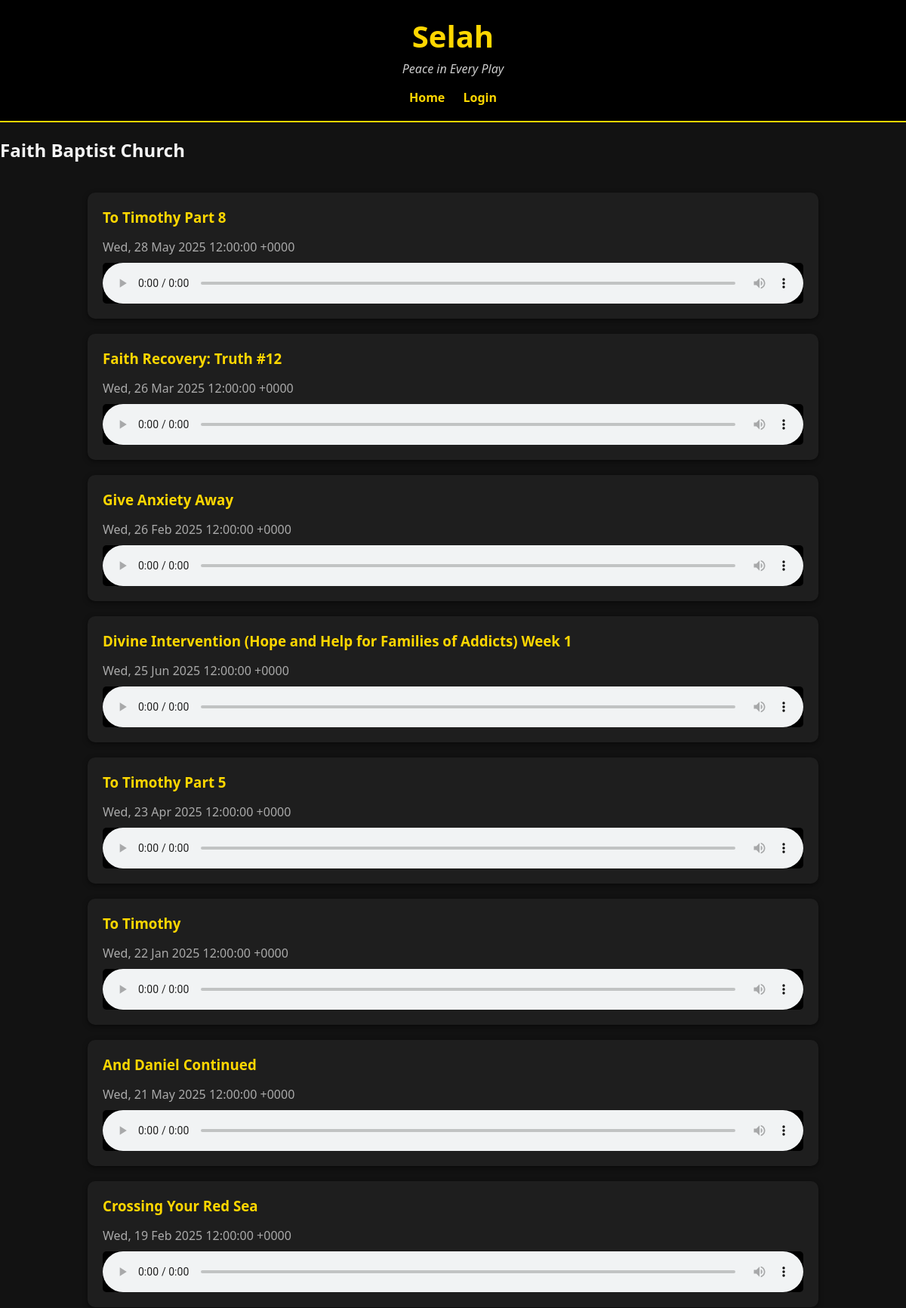
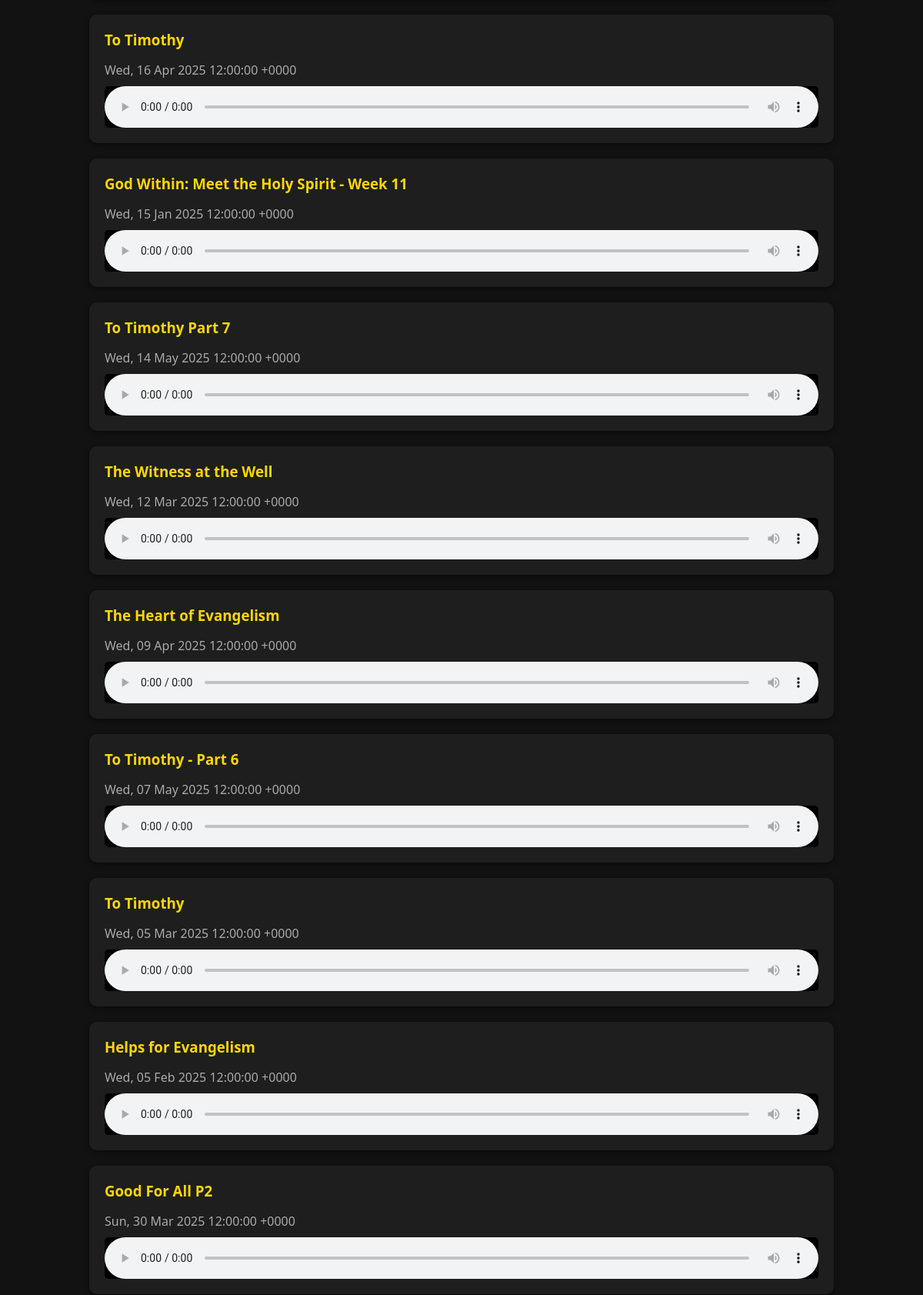
Page /podcast/1 (upper part) on the committed database (2 pictures, top to bottom).
### tables this page shows
CREATE TABLE podcasts (
            id INTEGER PRIMARY KEY AUTOINCREMENT,
            name TEXT NOT NULL,
            rss_url TEXT,
            image_url TEXT
        );

CREATE TABLE episodes (
        id INTEGER PRIMARY KEY AUTOINCREMENT,
        podcast_id INTEGER,
        title TEXT,
        pub_date TEXT,
        audio_url TEXT,
        image_url TEXT
    );

### app.py (the view)
@app.route('/podcast/<int:podcast_id>')
def podcast_details(podcast_id):
    conn = get_db_connection()
    podcast = conn.execute('SELECT * FROM podcasts WHERE id = ?', (podcast_id,)).fetchone()
    episodes = conn.execute('SELECT * FROM episodes WHERE podcast_id = ? ORDER BY pub_date DESC',
                            (podcast_id,)).fetchall()
    conn.close()
    return render_template('podcast-details.html', podcast=podcast, episodes=episodes)

### app.py (called while the page is built)
def get_db_connection():
    conn = sqlite3.connect('selah.db')
    conn.row_factory = sqlite3.Row
    return conn

@app.context_processor
def inject_now():
    return {'now': datetime.utcnow}

### templates/podcast-details.html (shortened to what this page needs)
{% extends "layout.html" %}
{% block content %}
<h2>{{ podcast['name'] }}</h2>
<div class="episode-list">
    {% for episode in episodes %}
    <div class="episode-card">
        <div class="episode-content">
            <div class="episode-meta">
                <h3>{{ episode['title'] }}</h3>
                <p>{{ episode['pub_date'] }}</p>
            </div>
            <audio controls>
                <source src="{{ episode['audio_url'] }}" type="audio/mpeg">
            </audio>
        </div>
    </div>
    {% endfor %}
</div>
{% endblock %}

### templates/layout.html (shortened to what this page needs)
<!DOCTYPE html>
<html lang="en">
<head>
    <link rel="stylesheet" href="{{ url_for('static', filename='css/style.css') }}">
</head>
<body>
    <header>
        <h1>Selah</h1>
        <p class="tagline">Peace in Every Play</p>
        <nav>
            <a href="{{ url_for('home') }}">Home</a>
            <a href="{{ url_for('login') }}">Login</a>
        </nav>
    </header>
    <main>
        {% block content %}{% endblock %}
    </main>
</body>
</html>

### static/css/style.css (style rules this page uses)
body { background-color: #121212; color: #f5f5f5; font-family: 'Segoe UI', sans-serif; margin: 0; padding: 0; }
header { background-color: #000; padding: 20px 0; text-align: center; border-bottom: 2px solid gold; }
header h1 { color: gold; font-size: 2.5rem; margin: 0; }
header p { font-style: italic; margin-top: 5px; color: #ccc; }
nav a { margin: 0 10px; text-decoration: none; color: gold; font-weight: bold; }
.episode-list { display: flex; flex-direction: column; align-items: center; gap: 20px; padding: 20px; }
.episode-card { background-color: #1e1e1e; border-radius: 10px; padding: 20px; width: 80%; box-shadow: 0 2px 6px rgba(0,0,0,0.5); }
.episode-content { display: flex; flex-direction: column; }
.episode-meta h3 { color: gold; margin: 0 0 5px 0; }
.episode-meta p { color: #aaa; margin-bottom: 10px; }
audio { width: 100%; outline: none; border-radius: 5px; background-color: #000; }

### rows in the picture
podcasts: name "Faith Baptist Church"
episodes: title "To Timothy Part 8", pub_date "Wed, 28 May 2025 12:00:00 +0000"
episodes: title "Faith Recovery: Truth #12", pub_date "Wed, 26 Mar 2025 12:00:00 +0000"
episodes: title "Give Anxiety Away", pub_date "Wed, 26 Feb 2025 12:00:00 +0000"
episodes: title "Divine Intervention (Hope and Help for Families of Addicts) Week 1", pub_date "Wed, 25 Jun 2025 12:00:00 +0000"
episodes: title "To Timothy Part 5", pub_date "Wed, 23 Apr 2025 12:00:00 +0000"
episodes: title "To Timothy", pub_date "Wed, 22 Jan 2025 12:00:00 +0000"
episodes: title "And Daniel Continued", pub_date "Wed, 21 May 2025 12:00:00 +0000"
episodes: title "Crossing Your Red Sea", pub_date "Wed, 19 Feb 2025 12:00:00 +0000"
episodes: title "To Timothy", pub_date "Wed, 16 Apr 2025 12:00:00 +0000"
episodes: title "God Within: Meet the Holy Spirit - Week 11", pub_date "Wed, 15 Jan 2025 12:00:00 +0000"
episodes: title "To Timothy Part 7", pub_date "Wed, 14 May 2025 12:00:00 +0000"
episodes: title "The Witness at the Well", pub_date "Wed, 12 Mar 2025 12:00:00 +0000"
episodes: title "The Heart of Evangelism", pub_date "Wed, 09 Apr 2025 12:00:00 +0000"
episodes: title "To Timothy - Part 6", pub_date "Wed, 07 May 2025 12:00:00 +0000"
episodes: title "To Timothy", pub_date "Wed, 05 Mar 2025 12:00:00 +0000"
episodes: title "Helps for Evangelism", pub_date "Wed, 05 Feb 2025 12:00:00 +0000"
episodes: title "Good For All P2", pub_date "Sun, 30 Mar 2025 12:00:00 +0000"
